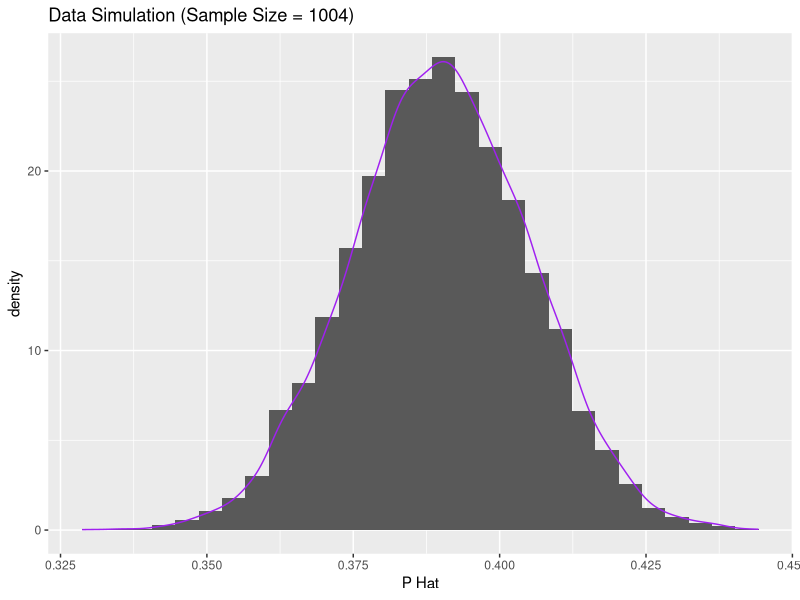
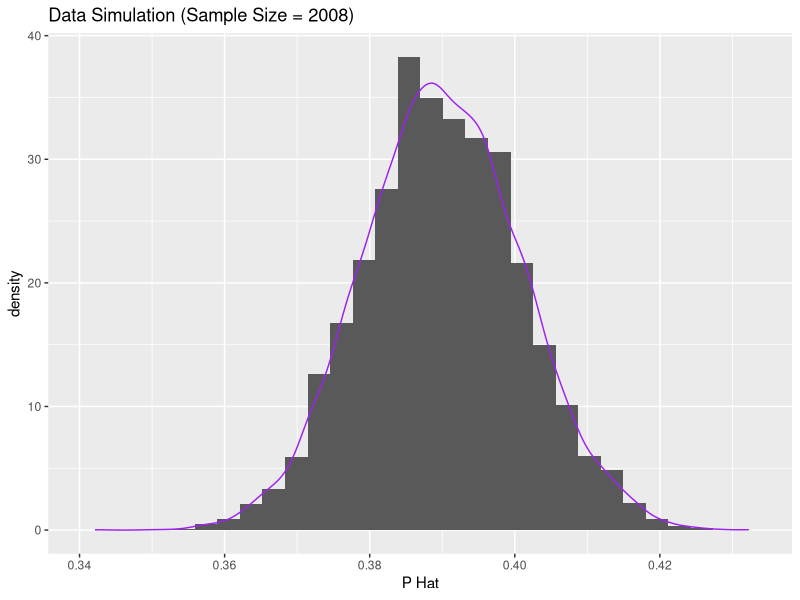
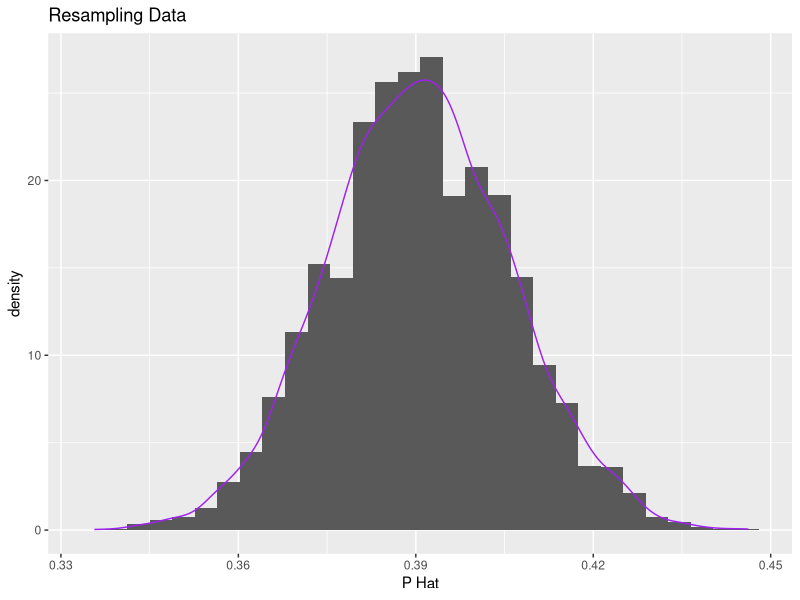
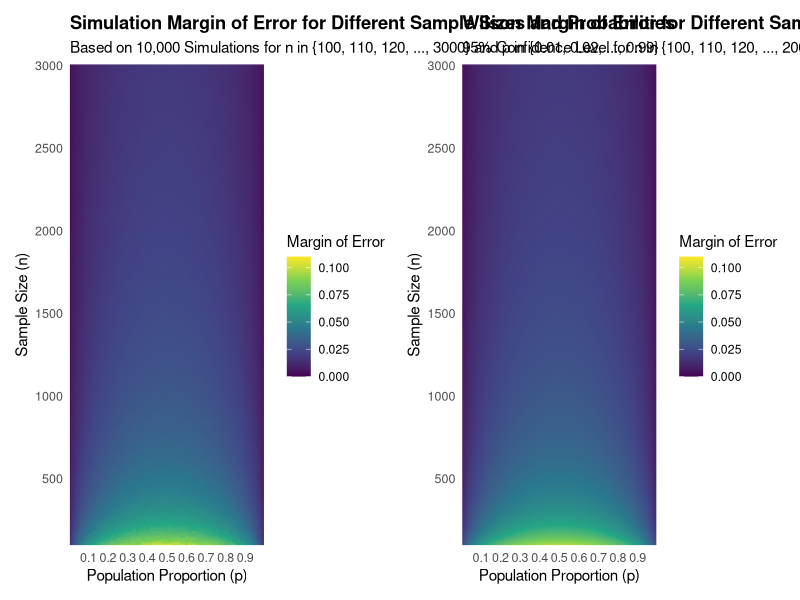

Generate these figures, in order, with R:
####################################################################################################
# Lab 10

library(tidyverse)
####################################################################################################
# Task 1: Basic Simulation

# Use rbinom() to generate data
data_simulation_1 <- tibble(p.hat=rbinom(10000, size = 1004, prob = 0.39)) /1004

# Plot a histogram of the data
ggplot(data = data_simulation_1, aes(x = p.hat)) +
  geom_histogram(
    aes(y = ..density..),  
  ) +
  geom_density(
    color = "purple"
  ) +
  ggtitle("Data Simulation (Sample Size = 1004)")+
  xlab("P Hat")

# Shape is unimodal and centered around x=0.39 
# mean(data_simulation_1$x)


# What is the range of the middle 95%?

lower_bound <- quantile(data_simulation_1$p.hat, 0.025) 
upper_bound <- quantile(data_simulation_1$p.hat, 0.975) 
middle_range <- upper_bound - lower_bound

# Range of middle 95% is ~0.06

margin_of_error = middle_range/2

# Margin of error is ~0.03

# This margin of error of ~3% is better than Gallup's margin of error of 4%


###########################################################

# Task 1 Part 2: Repeat Simulation for Double Sample Size 

data_simulation_2 <- tibble(p.hat=rbinom(10000, size = 1004*2, prob = 0.39)) /(1004*2)

# Plot a histogram of the data
ggplot(data = data_simulation_2, aes(x = p.hat)) +
  geom_histogram(
    aes(y = ..density..),  
  ) +
  geom_density(
    color = "purple"
  ) + 
  ggtitle("Data Simulation (Sample Size = 2008)") +
  xlab("P Hat")

# What do we notice about the shape?
# Shape is unimodal and centered around x=0.39 
# mean(data_simulation_2$x)


# What is the range of the middle 95%?

lower_bound_2 <- quantile(data_simulation_2$p.hat, 0.025) 
upper_bound_2 <- quantile(data_simulation_2$p.hat, 0.975) 
middle_range_2 <- upper_bound_2 - lower_bound_2

# Range is ~0.06

margin_of_error_2 = middle_range_2/2

# Margin of error is ~2%

# This margin of error of ~2% is about equal to Gallup's margin of error of 2%



####################################################################################################
# Task 2: Resampling

# Create a df containing data from Gallup Survey

gallup_data <- tibble(
  response = c(rep(1, 392), rep(2, 592), rep(0, 20))
)

# Perform Resampling
R = 10000
resamples <- tibble(p.hat = numeric(R))

for( i in 1:R){
  # Take a resample
  resample <- sample(x = gallup_data$response,
                     size = 1004,
                     replace = T) 
  resamples$p.hat[i] <- mean(resample==1)
}

# Plot a histogram of the resampling data
ggplot(data = resamples, aes(x = p.hat)) +
  geom_histogram(
    aes(y = ..density..),  
  ) +
  geom_density(
    color = "purple"
  ) + 
  ggtitle("Resampling Data")+
  xlab("P Hat")

# What do we notice about the shape?
# Shape is unimodal and centered around x=0.39

# What is the range of the middle 95%?
lower_boundR <- quantile(resamples$p.hat, 0.025) 
upper_boundR <- quantile(resamples$p.hat, 0.975) 
middle_rangeR <- upper_boundR - lower_boundR
# Range of middle 95% is ~0.06

# What is the margin of error?
margin_of_error_R = middle_rangeR/2
# Margin of error is ~3%
# This margin of error of ~3% is better than Gallup's margin of error of 4%

####################################################################################################
# Task 3: Simulation over n and p

###########################################################

# Simulation over n and p
n <- seq(from = 100, to = 3000, by = 10)
p <- seq(from = 0.01, to = 0.99, by = 0.01)

# Create initial tibble
results_tibble <- tibble(
  n = integer(),
  p = numeric(),
  margin_error = numeric()
)

# Run simulations and save results
for (i in 1:length(n)) {
  for (j in 1:length(p)) {
    
    current_n <- n[i]
    current_p <- p[j]
    
    # Generate 10000 simulations for current sample size
    simulations <- rbinom(10000, size = current_n, prob = current_p) / current_n
    
    # Calculate percentiles
    lower_bound <- quantile(simulations, 0.025)
    upper_bound <- quantile(simulations, 0.975)
    
    # Calculate margin of error
    current_margin_error <- (upper_bound - lower_bound) / 2
    
    # Add row to the tibble
    results_tibble <- results_tibble %>%
      add_row(
        n = current_n,
        p = current_p,
        margin_error = current_margin_error
      )
  }
}

###########################################################
# Create a geom_raster() plot

raster_simulation <- ggplot(results_tibble, aes(x = p, y = n, fill = margin_error)) +
  geom_raster(interpolate = TRUE) +
  scale_fill_viridis_c("Margin of Error", limits=c(0, 0.11))+
  scale_y_continuous(expand = c(0, 0), breaks = seq(500, 3000, 500)) +
  scale_x_continuous(expand = c(0, 0), breaks = seq(0, 1, 0.1)) +
  labs(
    title = "Simulation Margin of Error for Different Sample Sizes and Probabilities",
    subtitle = "Based on 10,000 Simulations for n in {100, 110, 120, ..., 3000} and p in {0.01, 0.02, ..., 0.99}",
    x = "Population Proportion (p)",
    y = "Sample Size (n)"
  ) +
  theme_minimal() +
  theme(
    legend.position = "right",
    panel.grid.minor = element_blank(),
    plot.title = element_text(face = "bold"),
    axis.text = element_text(size = 9)
  )

####################################################################################################
# Task 4: Actual Margin of Error Calculation
n <- seq(from = 100, to = 3000, by = 10)
p <- seq(from = 0.01, to = 0.99, by = 0.01)
z <- qnorm(0.975)  # z-score for 95% confidence

# Create initial tibble
results_tibble_math <- tibble(
  n = integer(),
  p = numeric(),
  margin_error = numeric()  # Using consistent column name
)

# Run calculations and save results
for (i in 1:length(n)) {
  for (j in 1:length(p)) {
    
    current_n <- n[i]
    current_p <- p[j]
    
    # Calculate Wilson margin of error
    numerator <- z * sqrt((current_n * current_p * (1-current_p)) + (z^2)/4)
    denominator <- current_n + (z^2)
    Wilson_MOE <- numerator / denominator
    
    # Add row to the tibble
    results_tibble_math <- results_tibble_math %>%
      add_row(
        n = current_n,
        p = current_p,
        margin_error = Wilson_MOE  
      )
  }
}

###########################################################
# Create a geom_raster() plot using the Wilson margin of error calculations

raster_math <- ggplot(results_tibble_math, aes(x = p, y = n, fill = margin_error)) +
  geom_raster(interpolate = TRUE) +
  scale_fill_viridis_c("Margin of Error", limits=c(0, 0.11))+
  scale_y_continuous(expand = c(0, 0), breaks = seq(500, 3000, 500)) +
  scale_x_continuous(expand = c(0, 0), breaks = seq(0, 1, 0.1)) +
  labs(
    title = "Wilson Margin of Error for Different Sample Sizes and Proportions",
    subtitle = "95% Confidence Level for n in {100, 110, 120, ..., 2000} and p in {0.01, 0.02, ..., 0.99}",
    x = "Population Proportion (p)",
    y = "Sample Size (n)"
  ) +
  theme_minimal() +
  theme(
    legend.position = "right",
    panel.grid.minor = element_blank(),
    plot.title = element_text(face = "bold"),
    axis.text = element_text(size = 9)
  )

# Combine plots
library(patchwork)
combined_plot <- (raster_simulation + raster_math)
combined_plot

# Checking work

(mean(results_tibble$margin_error))
(mean(results_tibble_math$margin_error))